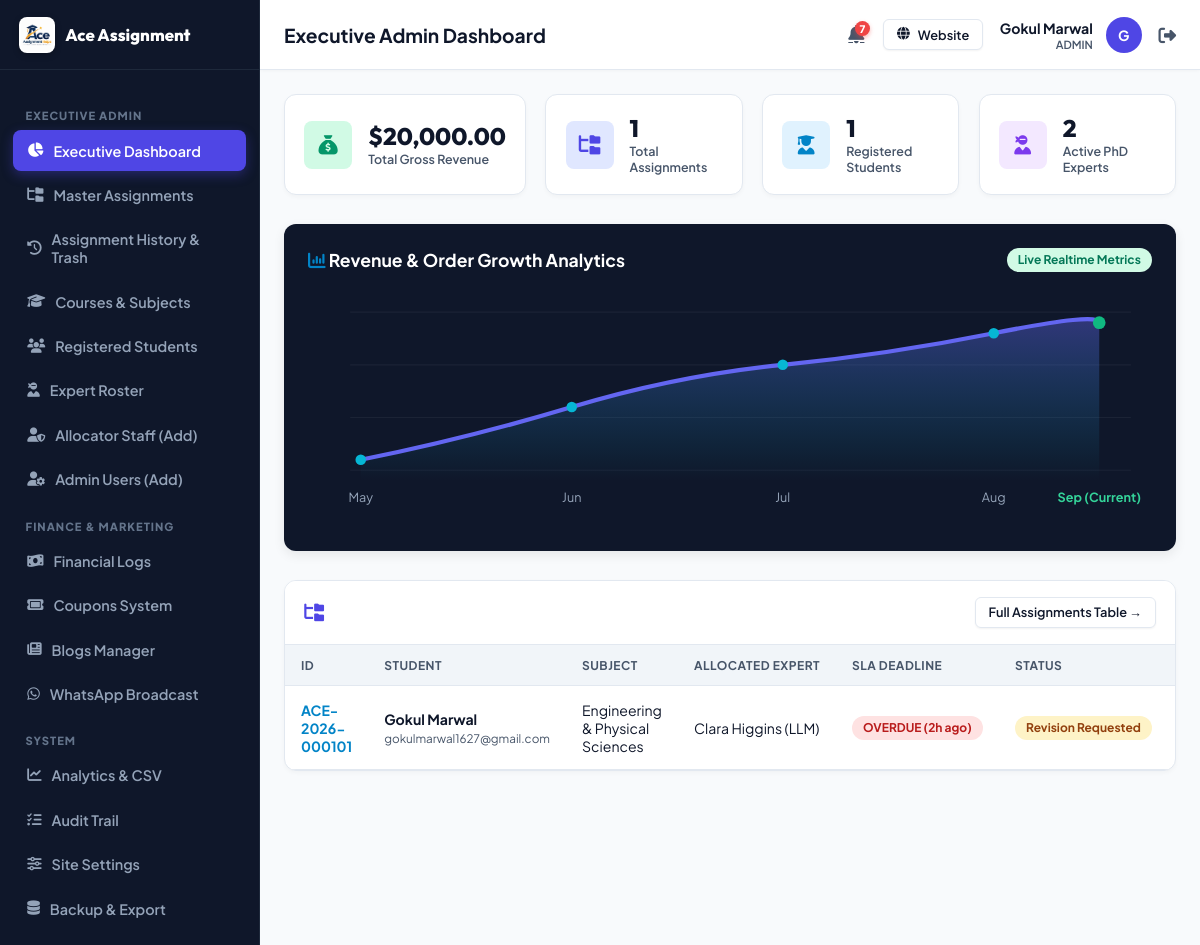
The app's page /admin/index.php (signed in) with its own data.
### tables this page shows
CREATE TABLE `payments` (
  `id` int NOT NULL AUTO_INCREMENT,
  `payment_id` varchar(50) NOT NULL,
  `assignment_id` varchar(50) NOT NULL,
  `student_id` varchar(50) NOT NULL,
  `amount` decimal(10,2) NOT NULL,
  `currency` varchar(10) DEFAULT 'USD',
  `status` varchar(50) DEFAULT 'Paid',
  `payment_method` varchar(100) DEFAULT NULL,
  `transaction_id` varchar(100) DEFAULT NULL,
  `payment_date` datetime DEFAULT CURRENT_TIMESTAMP,
  `payment_plan` varchar(50) DEFAULT '100%',
  PRIMARY KEY (`id`),
  UNIQUE KEY `payment_id` (`payment_id`)
);

CREATE TABLE `assignments` (
  `id` int NOT NULL AUTO_INCREMENT,
  `assignment_id` varchar(50) NOT NULL,
  `student_id` varchar(50) NOT NULL,
  `title` varchar(255) NOT NULL,
  `subject` varchar(100) NOT NULL,
  `assignment_type` varchar(100) DEFAULT NULL,
  `deadline` datetime DEFAULT NULL,
  `timezone` varchar(50) DEFAULT NULL,
  `word_count` int DEFAULT '250',
  `pages` int DEFAULT '1',
  `reference_style` varchar(50) DEFAULT NULL,
  `priority` varchar(50) DEFAULT 'Normal',
  `language` varchar(50) DEFAULT 'English (US)',
  `instructions` text,
  `currency` varchar(10) DEFAULT 'USD',
  `price` decimal(10,2) DEFAULT '0.00',
  `discount_code` varchar(50) DEFAULT NULL,
  `final_price` decimal(10,2) DEFAULT '0.00',
  `status` varchar(50) DEFAULT 'New',
  `allocator_id` varchar(50) DEFAULT NULL,
  `expert_id` varchar(50) DEFAULT NULL,
  `country` varchar(100) DEFAULT NULL,
  `university` varchar(255) DEFAULT NULL,
  `created_at` datetime DEFAULT CURRENT_TIMESTAMP,
  `updated_at` datetime DEFAULT CURRENT_TIMESTAMP ON UPDATE CURRENT_TIMESTAMP,
  `payment_status` varchar(50) DEFAULT 'Unpaid',
  `payment_plan` varchar(50) DEFAULT '100%',
  `paid_amount` decimal(10,2) DEFAULT '0.00',
  `remaining_balance` decimal(10,2) DEFAULT '0.00',
  `refund_reason` text,
  `revision_notes` text,
  PRIMARY KEY (`id`),
  UNIQUE KEY `assignment_id` (`assignment_id`)
);

CREATE TABLE `students` (
  `id` int NOT NULL AUTO_INCREMENT,
  `student_id` varchar(50) NOT NULL,
  `name` varchar(255) NOT NULL,
  `email` varchar(255) NOT NULL,
  `phone` varchar(100) DEFAULT NULL,
  `password` varchar(255) NOT NULL,
  `country` varchar(100) DEFAULT NULL,
  `university` varchar(255) DEFAULT NULL,
  `course` varchar(255) DEFAULT NULL,
  `status` varchar(50) DEFAULT 'Active',
  `created_at` datetime DEFAULT CURRENT_TIMESTAMP,
  PRIMARY KEY (`id`),
  UNIQUE KEY `student_id` (`student_id`),
  UNIQUE KEY `email` (`email`)
);

CREATE TABLE `experts` (
  `id` int NOT NULL AUTO_INCREMENT,
  `expert_id` varchar(50) NOT NULL,
  `name` varchar(255) NOT NULL,
  `email` varchar(255) NOT NULL,
  `phone` varchar(100) DEFAULT NULL,
  `subjects` text,
  `rating` decimal(3,2) DEFAULT '5.00',
  `completed_count` int DEFAULT '0',
  `status` varchar(50) DEFAULT 'Available',
  PRIMARY KEY (`id`),
  UNIQUE KEY `expert_id` (`expert_id`),
  UNIQUE KEY `email` (`email`)
);

### includes/auth.php (called while the page is built, shortened)
<?php
require_once __DIR__ . '/db.php';
class Auth {
    public static function currentUser() {
        return $_SESSION['user'] ?? null;
    }
    public static function checkLoggedIn() {
        $user = self::currentUser();
        if ($user) {
            $table = ($user['role'] === 'Admin') ? 'admins' : (($user['role'] === 'Allocator') ? 'allocators' : (($user['role'] === 'Expert') ? 'experts' : 'students'));
            $idKey = ($user['role'] === 'Admin') ? 'admin_id' : (($user['role'] === 'Allocator') ? 'allocator_id' : (($user['role'] === 'Expert') ? 'expert_id' : 'student_id'));
            $record = DataStore::findOne($table, $idKey, $user['id']);
        }
    }
    public static function checkRole($allowedRoles = []) {
        self::checkLoggedIn();
    }
}

### includes/db.php (called while the page is built, shortened)
<?php
class DataStore {
    private static $pdo = null;
    private static $dbHost = 'database-1.c1o0ygcs2cex.ap-south-1.rds.amazonaws.com';
    private static $dbPort = 3306;
    private static $dbUser = 'admin';
    private static $dbPass = 'Marwal#1627';
    private static $dbName = 'aceassignmenthelp_db';
    public static function getPdo() {
        if (self::$pdo === null) {
            try {
                $dsn = "mysql:host=" . self::$dbHost . ";port=" . self::$dbPort . ";dbname=" . self::$dbName . ";charset=utf8mb4";
                self::$pdo = new PDO($dsn, self::$dbUser, self::$dbPass, [
                    PDO::ATTR_ERRMODE => PDO::ERRMODE_EXCEPTION,
                    PDO::ATTR_DEFAULT_FETCH_MODE => PDO::FETCH_ASSOC,
                    PDO::ATTR_EMULATE_PREPARES => false,
                    PDO::ATTR_TIMEOUT => 5
                ]);
            } catch (Throwable $e) {
                error_log("MySQL Connection Failed: " . $e->getMessage());
                self::$pdo = null;
                throw new Exception("Unable to connect to MySQL database: " . $e->getMessage());
            }
        }
        return self::$pdo;
    }
    private static function formatRecordFromDb($collectionName, $row) {
        if ($collectionName === 'experts' && isset($row['subjects'])) {
            if (is_string($row['subjects'])) {
                $decoded = json_decode($row['subjects'], true);
                $row['subjects'] = is_array($decoded) ? $decoded : array_map('trim', explode(',', $row['subjects']));
            }
        }
        if ($collectionName === 'notifications') {
            if (isset($row['notification_id'])) {
                $row['id'] = $row['notification_id'];
            }
            $row['is_read'] = (bool)($row['is_read'] ?? false);
        }
        return $row;
    }
    public static function getCollection($collectionName) {
        $pdo = self::getPdo();
        try {
            $stmt = $pdo->query("SELECT * FROM `$collectionName` ORDER BY id DESC");
            $rows = $stmt->fetchAll();
            $result = [];
            foreach ($rows as $row) {
                $result[] = self::formatRecordFromDb($collectionName, $row);
            }
            return $result;
        } catch (Throwable $e) {
            error_log("DataStore::getCollection error ($collectionName): " . $e->getMessage());
            return [];
        }
    }
    public static function findOne($collectionName, $key, $value) {
        $pdo = self::getPdo();
        try {
            $sqlKey = $key;
            $stmt = $pdo->prepare("SELECT * FROM `$collectionName` WHERE `$sqlKey` = ? LIMIT 1");
            $stmt->execute([$value]);
            $row = $stmt->fetch();
            if ($row) {
                return self::formatRecordFromDb($collectionName, $row);
            }
        } catch (Throwable $e) {
            error_log("DataStore::findOne error ($collectionName, $key): " . $e->getMessage());
        }
        return null;
    }
}

### includes/helpers.php (called while the page is built, shortened)
<?php
require_once __DIR__ . '/db.php';
function get_sla_status($deadline_str)
{
    $now = time();
    $deadline = strtotime($deadline_str);
    $diff_seconds = $deadline - $now;
    $hours_left = round($diff_seconds / 3600, 1);
    if ($diff_seconds <= 0) {
        return [
            'level' => 'overdue',
            'label' => 'OVERDUE (' . abs(round($hours_left)) . 'h ago)',
            'hours_left' => $hours_left,
            'badge_class' => 'sla-red-pulse'
        ];
    }
}
function get_status_badge_class($status)
{
    switch ($status) {
        case 'Revision Requested':
            return 'badge-amber';
    }
}
function get_user_notifications($user_id, $user_role)
{
    $all = DataStore::getCollection('notifications');
    $filtered = array_filter($all, function ($n) use ($user_id, $user_role) {
        $targetRole = $n['user_role'] ?? '';
        $targetUser = $n['user_id'] ?? '';
        if (!empty($targetUser)) {
            return ($targetUser === $user_id);
        }
        if ($targetRole === 'All')
            return true;
        if ($targetRole === $user_role)
            return true;
        if ($user_role === 'Admin')
            return true;
        return false;
    });
    usort($filtered, function ($a, $b) {
        return strtotime($b['created_at'] ?? '0') - strtotime($a['created_at'] ?? '0');
    });
    return array_values($filtered);
}
function get_unread_notifications_count($user_id, $user_role)
{
    $notifs = get_user_notifications($user_id, $user_role);
    $count = 0;
    foreach ($notifs as $n) {
        if (empty($n['is_read'])) {
            $count++;
        }
    }
    return $count;
}

### admin/index.php (the view, shortened to what this page needs)
<?php
$pageTitle = "Executive Admin Dashboard";
require_once __DIR__ . '/../includes/auth.php';
Auth::checkRole('Admin');
require_once __DIR__ . '/../includes/helpers.php';
include __DIR__ . '/../includes/portal_header.php';
$assignments = DataStore::getCollection('assignments');
$students = DataStore::getCollection('students');
$experts = DataStore::getCollection('experts');
$payments = DataStore::getCollection('payments');
$totalRevenue = array_reduce($payments, function($sum, $p) { return $sum + (float)$p['amount']; }, 0);
?>
<div class="metrics-grid">
  <div class="metric-card">
    <div class="metric-icon icon-green"><i class="fa-solid fa-sack-dollar"></i></div>
    <div class="metric-info">
      <div class="m-val">$<?php echo number_format($totalRevenue, 2); ?></div>
      <div class="m-lbl">Total Gross Revenue</div>
    </div>
  </div>
  <div class="metric-card">
    <div class="metric-icon icon-blue"><i class="fa-solid fa-folder-tree"></i></div>
    <div class="metric-info">
      <div class="m-val"><?php echo count($assignments); ?></div>
      <div class="m-lbl">Total Assignments</div>
    </div>
  </div>
  <div class="metric-card">
    <div class="metric-icon icon-cyan"><i class="fa-solid fa-user-graduate"></i></div>
    <div class="metric-info">
      <div class="m-val"><?php echo count($students); ?></div>
      <div class="m-lbl">Registered Students</div>
    </div>
  </div>
  <div class="metric-card">
    <div class="metric-icon icon-purple"><i class="fa-solid fa-user-ninja"></i></div>
    <div class="metric-info">
      <div class="m-val"><?php echo count($experts); ?></div>
      <div class="m-lbl">Active PhD Experts</div>
    </div>
  </div>
</div>
<div class="chart-box">
  <div style="display:flex; justify-content:space-between; align-items:center; margin-bottom:1.2rem;">
    <h3 style="font-size:1.1rem; color:#fff;"><i class="fa-solid fa-chart-column" style="color:var(--secondary);"></i> Revenue & Order Growth Analytics</h3>
    <span class="badge badge-success">Live Realtime Metrics</span>
  </div>
  <svg viewBox="0 0 800 220" style="width:100%; height:auto; overflow:visible;">
    <text x="50" y="200" fill="#94a3b8" font-size="12" text-anchor="middle">May</text>
    <text x="250" y="200" fill="#94a3b8" font-size="12" text-anchor="middle">Jun</text>
    <text x="450" y="200" fill="#94a3b8" font-size="12" text-anchor="middle">Jul</text>
    <text x="650" y="200" fill="#94a3b8" font-size="12" text-anchor="middle">Aug</text>
    <text x="750" y="200" fill="#34d399" font-size="12" text-anchor="middle" font-weight="bold">Sep (Current)</text>
  </svg>
</div>
<div class="table-card">
  <div class="table-header">
    <h3 style="font-size:1.1rem; color:#fff;"><i class="fa-solid fa-folder-tree" style="color:var(--primary);"></i> Master Assignments Management</h3>
    <a href="/admin/assignments.php" class="btn btn-outline btn-sm">Full Assignments Table &rarr;</a>
  </div>
  <div class="table-responsive">
    <table class="data-table">
      <thead>
        <tr>
          <th>ID</th>
          <th>Student</th>
          <th>Subject</th>
          <th>Allocated Expert</th>
          <th>SLA Deadline</th>
          <th>Status</th>
          <th>Price</th>
        </tr>
      </thead>
      <tbody>
        <?php foreach (array_slice($assignments, 0, 5) as $asm):
          $student = DataStore::findOne('students', 'student_id', $asm['student_id']);
          $expert = DataStore::findOne('experts', 'expert_id', $asm['expert_id']);
          $sla = get_sla_status($asm['deadline']);
        ?>
          <tr>
            <td><strong style="color:var(--secondary);"><?php echo htmlspecialchars($asm['assignment_id']); ?></strong></td>
            <td><strong><?php echo htmlspecialchars($student['name'] ?? 'Student'); ?></strong><br><small style="color:var(--text-muted);"><?php echo htmlspecialchars($student['email'] ?? ''); ?></small></td>
            <td><?php echo htmlspecialchars($asm['subject']); ?></td>
            <td><?php echo htmlspecialchars($expert['name'] ?? 'Unassigned'); ?></td>
            <td><span class="badge <?php echo $sla['badge_class']; ?>"><?php echo $sla['label']; ?></span></td>
            <td><span class="badge <?php echo get_status_badge_class($asm['status']); ?>"><?php echo htmlspecialchars($asm['status']); ?></span></td>
            <td><strong><?php echo format_currency_amount($asm['final_price'], $asm['currency'] ?? 'USD'); ?></strong></td>
          </tr>
        <?php endforeach; ?>
      </tbody>
    </table>
  </div>
</div>
</div>
</div>
</body>
</html>

### includes/portal_header.php (shortened to what this page needs)
<?php
require_once __DIR__ . '/auth.php';
require_once __DIR__ . '/helpers.php';
$currentUser = Auth::currentUser();
$userRole = $currentUser['role'];
?>
<!DOCTYPE html>
<html lang="en">
<head>
  <link rel="stylesheet" href="https://cdnjs.cloudflare.com/ajax/libs/font-awesome/6.4.0/css/all.min.css">
  <link rel="stylesheet" href="/assets/css/portal.css">
</head>
<body class="portal-body">
<div class="portal-wrapper">
  <?php include __DIR__ . '/portal_sidebar.php'; ?>
  <div class="portal-main">
    <header class="portal-topbar">
      <div style="display:flex; align-items:center; gap:12px;">
        <div class="topbar-title">
          <?php echo isset($pageTitle) ? htmlspecialchars($pageTitle) : 'Dashboard Overview'; ?>
        </div>
      </div>
      <div class="topbar-user">
        <?php $unreadNotifCount = function_exists('get_unread_notifications_count') ? get_unread_notifications_count($currentUser['id'], $userRole) : 0; ?>
        <a href="/<?php echo strtolower($userRole); ?>/notifications.php" style="position:relative; color:var(--text-muted); font-size:1.15rem; margin-right:6px; display:inline-flex; align-items:center;" title="Notifications (<?php echo $unreadNotifCount; ?> unread)">
          <i class="fa-solid fa-bell"></i>
          <?php if ($unreadNotifCount > 0): ?>
            <span style="position:absolute; top:-4px; right:-6px; background:#ef4444; color:#fff; font-size:0.65rem; font-weight:800; border-radius:10px; padding:1px 5px; min-width:14px; text-align:center; box-shadow:0 2px 4px rgba(239, 68, 68, 0.4);"><?php echo $unreadNotifCount; ?></span>
          <?php endif; ?>
        </a>
        <a href="/" target="_blank" class="btn btn-outline btn-sm" style="margin-right:4px; display:inline-flex;">
          <i class="fa-solid fa-globe"></i> <span class="user-meta-desktop">Website</span>
        </a>
        <div style="text-align:right;" class="user-meta-desktop">
          <div style="font-weight:700; color:var(--text-main); font-size:0.88rem;"><?php echo htmlspecialchars($currentUser['name']); ?></div>
          <small style="color:var(--text-muted); font-weight:600; font-size:0.7rem; text-transform:uppercase; display:block;"><?php echo htmlspecialchars($userRole); ?></small>
        </div>
        <div class="user-avatar" title="<?php echo htmlspecialchars($currentUser['name']); ?>">
          <?php echo strtoupper(substr($currentUser['name'], 0, 1)); ?>
        </div>
        <a href="/logout.php" title="Logout" style="color:var(--text-muted); font-size:1.1rem; margin-left:4px;">
          <i class="fa-solid fa-right-from-bracket"></i>
        </a>
      </div>
    </header>
    <div class="portal-content">

### records on screen
payments: amount "20,000.00"
assignments: assignment "ACE-2026-000101", students.name "Gokul Marwal", students.email "gokulmarwal1627@gmail.com", subject "Engineering & Physical Sciences", deadline "OVERDUE (2h ago)", status "Revision Requested"
experts: name "Clara Higgins (LLM)"

### other values on screen
$pageTitle "Executive Admin Dashboard"
$unreadNotifCount "7"
$currentUser['name'] "Gokul Marwal"
$userRole "ADMIN"
substr($currentUser['name'], 0, 1) "G"
count($assignments) "1"
count($students) "1"
count($experts) "2"
